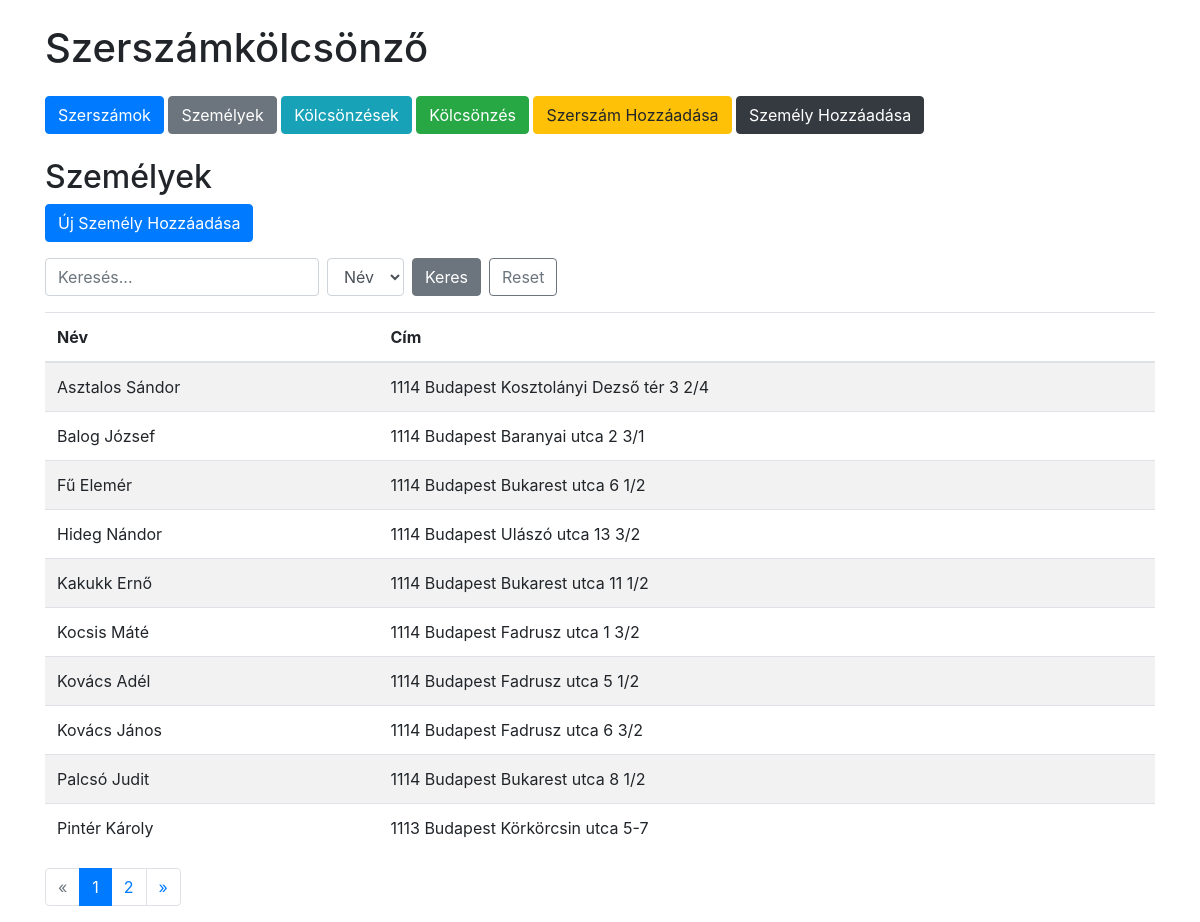
Page /persons on the committed database.
### tables this page shows
CREATE TABLE persons (
            id INTEGER PRIMARY KEY AUTOINCREMENT,
            name TEXT NOT NULL,
            address TEXT NOT NULL
        );

### app.py (the view, shortened to what this page needs)
@app.route('/persons')
def persons():
    search_query = request.args.get('search', '')
    filter_by = request.args.get('filter', 'name')
    page = int(request.args.get('page', 1))
    per_page = PER_PAGE
    conn = get_db_connection()
    base_query = 'SELECT * FROM persons'
    params = []
    count_query = f'SELECT COUNT(*) FROM ({base_query})'
    total = conn.execute(count_query, params).fetchone()[0]
    total_pages = math.ceil(total / per_page)
    paginated_query = base_query + ' ORDER BY name ASC LIMIT ? OFFSET ?'
    params.extend([per_page, (page - 1) * per_page])
    persons = conn.execute(paginated_query, params).fetchall()
    conn.close()
    return render_template('persons.html',
                           persons=persons,
                           search_query=search_query,
                           filter_by=filter_by,
                           page=page,
                           total_pages=total_pages)

### app.py (called while the page is built)
def get_db_connection():
    conn = sqlite3.connect(DATABASE)
    conn.row_factory = sqlite3.Row
    return conn

### templates/persons.html (shortened to what this page needs)
{% extends 'base.html' %}
{% block content %}
<h2>Személyek</h2>
<a href="{{ url_for('add_person') }}" class="btn btn-primary mb-3">Új Személy Hozzáadása</a>
<form method="get" class="form-inline mb-3">
    <div class="form-group mr-2">
        <input type="text" class="form-control" name="search" placeholder="Keresés..." value="{{ search_query }}">
    </div>
    <div class="form-group mr-2">
        <select class="form-control" name="filter">
            <option value="name" {% if filter_by == 'name' %}selected{% endif %}>Név</option>
        </select>
    </div>
    <button type="submit" class="btn btn-secondary">Keres</button>
    <a href="{{ url_for('persons') }}" class="btn btn-outline-secondary ml-2">Reset</a>
</form>
<table class="table table-striped">
    <thead>
        <tr>
            <th>Név</th>
            <th>Cím</th>
        </tr>
    </thead>
    <tbody>
        {% for person in persons %}
        <tr>
            <td>{{ person.name }}</td>
            <td>{{ person.address }}</td>
        </tr>
        {% endfor %}
    </tbody>
</table>
<nav aria-label="Page navigation">
  <ul class="pagination">
    <li class="page-item {% if page == 1 %}disabled{% endif %}">
      <a class="page-link" href="{{ url_for('persons', search=search_query, filter=filter_by, page=page-1) }}" aria-label="Previous">
        <span aria-hidden="true">&laquo;</span>
      </a>
    </li>
    {% for p in range(1, total_pages + 1) %}
    <li class="page-item {% if p == page %}active{% endif %}">
      <a class="page-link" href="{{ url_for('persons', search=search_query, filter=filter_by, page=p) }}">{{ p }}</a>
    </li>
    {% endfor %}
    <li class="page-item {% if page == total_pages %}disabled{% endif %}">
      <a class="page-link" href="{{ url_for('persons', search=search_query, filter=filter_by, page=page+1) }}" aria-label="Next">
        <span aria-hidden="true">&raquo;</span>
      </a>
    </li>
  </ul>
</nav>
{% endblock %}

### rows in the picture
persons: name "Asztalos Sándor", address "1114 Budapest Kosztolányi Dezső tér 3 2/4"
persons: name "Balog József", address "1114 Budapest Baranyai utca 2 3/1"
persons: name "Fű Elemér", address "1114 Budapest Bukarest utca 6 1/2"
persons: name "Hideg Nándor", address "1114 Budapest Ulászó utca 13 3/2"
persons: name "Kakukk Ernő", address "1114 Budapest Bukarest utca 11 1/2"
persons: name "Kocsis Máté", address "1114 Budapest Fadrusz utca 1 3/2"
persons: name "Kovács Adél", address "1114 Budapest Fadrusz utca 5 1/2"
persons: name "Kovács János", address "1114 Budapest Fadrusz utca 6 3/2"
persons: name "Palcsó Judit", address "1114 Budapest Bukarest utca 8 1/2"
persons: name "Pintér Károly", address "1113 Budapest Körkörcsin utca 5-7"

### other values in the picture
{{ p }} "1" "2"
